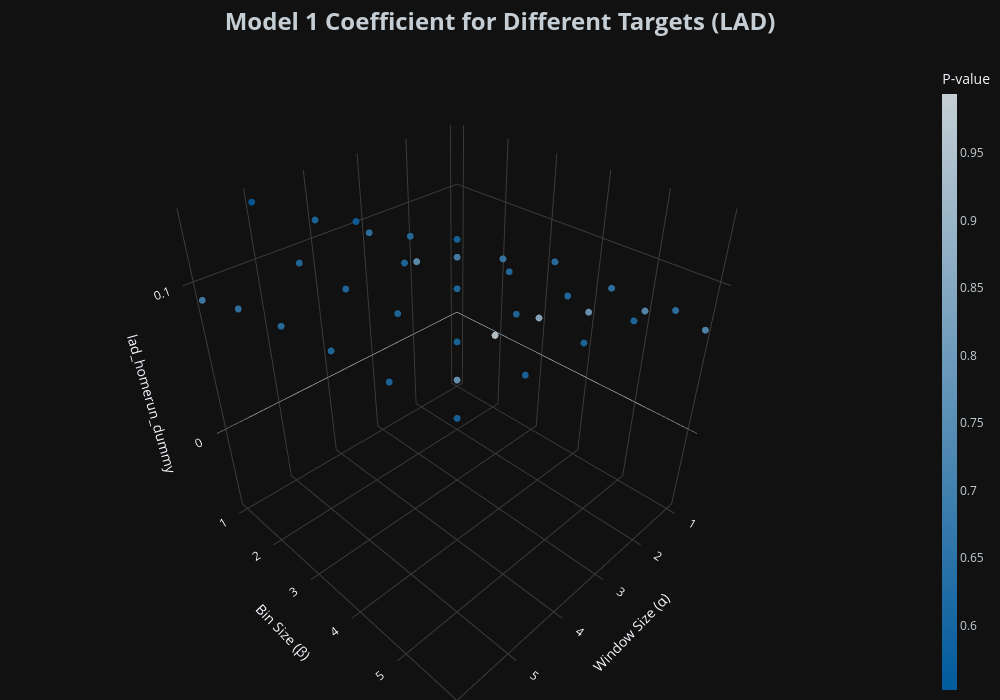

Source (notebook cell):
### Code cell
# Plot home run beta for LAD

fig = graph_model_stats(
    lad_m1_stats_df,
    stat_type='beta',
    title='Model 1 Coefficient',
    z='lad_homerun_dummy',
    gradient='p_value',
    team='LAD'
)

fig.show()

### Figure 1 — Plotly figure (JSON) as saved in the notebook; plotly's stock layout.template omitted (floating-point values rounded to 4 significant figures)
{"data": [{"marker": {"color": [0.7948, 0.9939, 0.8805, 0.8082, 0.7518, 0.7425, 0.7819, 0.7194, 0.6815, 0.6466, 0.6578, 0.6531, 0.657, 0.6333, 0.6046, 0.6293, 0.6296, 0.6251, 0.6118, 0.5812, 0.6213, 0.6236, 0.6196, 0.6135, 0.5521, 0.6264, 0.6277, 0.6216, 0.6139, 0.606, 0.7024, 0.666, 0.645, 0.6296, 0.617, 0.6057], "colorbar": {"thickness": 15, "tickfont": {"color": "#C4CED4"}, "title": {"text": "P-value"}}, "colorscale": [[0, "#005A9C"], [1, "#C4CED4"]], "opacity": 0.9, "showscale": true, "size": 4}, "mode": "markers", "type": "scatter3d", "x": [1, 1, 1, 1, 1, 1, 2, 2, 2, 2, 2, 2, 3, 3, 3, 3, 3, 3, 4, 4, 4, 4, 4, 4, 5, 5, 5, 5, 5, 5, 6, 6, 6, 6, 6, 6], "y": [1, 2, 3, 4, 5, 6, 1, 2, 3, 4, 5, 6, 1, 2, 3, 4, 5, 6, 1, 2, 3, 4, 5, 6, 1, 2, 3, 4, 5, 6, 1, 2, 3, 4, 5, 6], "z": [-0.05655, 0.001658, 0.03214, 0.05243, 0.06898, 0.0727, 0.05987, 0.07648, 0.08876, 0.1004, 0.09855, 0.1008, 0.09309, 0.1032, 0.1139, 0.1082, 0.109, 0.111, 0.1133, 0.1243, 0.1133, 0.113, 0.1146, 0.1162, 0.1352, 0.1132, 0.1128, 0.1149, 0.1168, 0.1184, 0.09129, 0.1017, 0.1081, 0.1122, 0.1151, 0.1179]}], "layout": {"height": 700, "margin": {"b": 0, "l": 0, "r": 0, "t": 60}, "paper_bgcolor": "#111111", "scene": {"aspectmode": "cube", "bgcolor": "#111111", "xaxis": {"gridcolor": "rgb(60, 60, 60)", "showbackground": false, "title": {"text": "Window Size (α)"}}, "yaxis": {"gridcolor": "rgb(60, 60, 60)", "showbackground": false, "title": {"text": "Bin Size (β)"}}, "zaxis": {"gridcolor": "rgb(60, 60, 60)", "showbackground": false, "title": {"text": "lad_homerun_dummy"}}}, "showlegend": false, "title": {"font": {"color": "#C4CED4", "size": 24}, "text": "<b>Model 1 Coefficient for Different Targets (LAD)</b>", "x": 0.5, "xanchor": "center"}, "width": 1000}}
